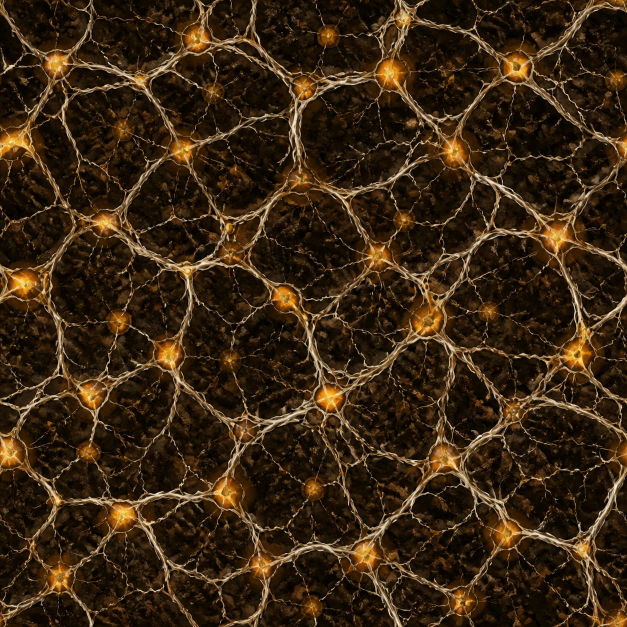
#> input picture assets/texture-sources/mycelium-network-raw.jpg, 1254 x 1254 px (shown at 1/2 size)
$ python build_mycelium_network.py
#> lines starting #> are read from the running program, lines starting #| are printed output that depends on the picture
### tools/theme_writer.py
"""Reusable writer for N64FlashcartMenu V1 theme PNG packages."""

from __future__ import annotations

import math
import struct
import zlib
from collections import namedtuple
from pathlib import Path
from typing import Iterable

from PIL import Image


WIDTH = 64
# Regions retain byte-sized origins.  A 32px texture can therefore start as
# late as row 255 and extend through row 286.
MAX_HEIGHT = 287
MAX_STATIC_WIDTH = 640
MAX_STATIC_HEIGHT = 480
NAME = 1
FAMILY = 2
COLORS = 3
BACKGROUND = 4
REGIONS = 5
TAB_GEOMETRY = 6
INTERNAL_BORDER = 7
TEXTURE_ANIMATION = 8
PARAMETER_ANIMATION = 9
TEXTURE_ORIGIN = 10

# Animation flag bits shared by Type 8 texture animation and Type 9 parameter
# animation. Combining PING_PONG | INTERPOLATE is valid; LOOP and PING_PONG
# are mutually exclusive playback modes.
ANIMATION_LOOP = 0
ANIMATION_PING_PONG = 1 << 0
ANIMATION_ONCE = 1 << 1
ANIMATION_REVERSED = 1 << 2
ANIMATION_INTERPOLATE = 1 << 3

# Rotation is expressed in radians per 60 Hz tick. Large fullscreen repeating
# fields can cause discomfort well below the format's technical ±0.25 limit,
# so authored themes use this conservative ceiling unless a future validator
# grants an explicit, reviewed exception.
COMFORTABLE_ROTATION_LIMIT = 0.001

COLOR_NAMES = (
    "background panel border text muted_text accent highlight tab_inactive "
    "tab_active shadow success warning gradient_tl gradient_tr gradient_bl gradient_br"
).split()
Palette = namedtuple("Palette", COLOR_NAMES)
ParameterFrame = namedtuple("ParameterFrame", (
    "background panel border text muted_text accent highlight tab_inactive "
    "tab_active shadow success warning gradient_tl gradient_tr gradient_bl gradient_br "
    "gradient_speed gradient_warp layer0_scale layer1_scale layer0_dx layer0_dy "
    "layer1_dx layer1_dy rotation layer0_alpha layer1_alpha layer0_texture layer1_texture"
), defaults=(None,) * 29)
Rectangle = namedtuple("Rectangle", "x y width height", defaults=(0, 0, 0, 0))
Animation = namedtuple("Animation", "frame_ticks flags columns", defaults=(0, 0, 1))
ParameterAnimation = namedtuple("ParameterAnimation", "frames animation")
PackedArtwork = namedtuple("PackedArtwork", "image rectangles")
TextureRegions = namedtuple("TextureRegions", "layer0 layer1 border",
                            defaults=(Rectangle(), Rectangle(), Rectangle()))
DualTextureBackground = namedtuple("DualTextureBackground", (
    "layer0_scale layer1_scale layer0_dx layer0_dy layer1_dx layer1_dy "
    "rotation layer0_alpha layer1_alpha"))


def _uint(value: int, bits: int, label: str) -> int:
    value = int(value)
    if not 0 <= value < 1 << bits:
        raise ValueError(f"{label} must be 0..{(1 << bits) - 1}")
    return value


def _finite(value: float, label: str) -> float:
    value = float(value)
    if not math.isfinite(value):
        raise ValueError(f"{label} must be finite")
    return value


def rgba(hex_rgb: str, alpha: int = 255) -> tuple[int, int, int, int]:
    """Create an RGBA tuple from a six-digit hexadecimal RGB string."""
    if len(hex_rgb) != 6:
        raise ValueError("RGB colors must contain exactly six hexadecimal digits")
    try:
        rgb = bytes.fromhex(hex_rgb)
    except ValueError as error:
        raise ValueError("RGB colors must contain hexadecimal digits") from error
    return (*rgb, _uint(alpha, 8, "alpha"))


# [56 lines left out: functions lerp_rgba, close_seams, quantize_fixed_palette, not called in this run]


def palette(*colors) -> Palette:
    """Build the required sixteen-color palette from RGBA tuples or hex strings."""
    if len(colors) != len(COLOR_NAMES):
        raise ValueError("a theme palette must contain sixteen colors")
    normalized = []
    for color in colors:
        if isinstance(color, str):
            color = rgba(color)
        elif len(color) == 2 and isinstance(color[0], str):
            color = rgba(*color)
        if len(color) != 4:
            raise ValueError("palette colors must be RGBA tuples")
        normalized.append(tuple(_uint(channel, 8, "color channel") for channel in color))
    return Palette(*normalized)


def colors_record(colors: Palette) -> tuple[int, bytes]:
    """Encode a sixteen-color theme palette."""
    return COLORS, b"".join(bytes(color) for color in colors)


# [5 lines left out: function decode_palette, not called in this run]


def text_record(kind: int, value: str) -> tuple[int, bytes]:
    """Encode a theme name or family."""
    if kind not in (NAME, FAMILY):
        raise ValueError("text records are only valid for name and family")
    encoded = value.encode("ascii")
    if not 1 <= len(encoded) <= 63 or b"\0" in encoded:
        raise ValueError("theme text must be 1..63 non-NUL ASCII bytes")
    return kind, encoded


# [6 lines left out: function gradient_background, not called in this run]


def static_image_background() -> tuple[int, bytes]:
    """Use the complete artwork image as a non-repeating static background."""
    return BACKGROUND, bytes((5,))


def dual_texture_background(layer0_scale: float, layer1_scale: float,
                            layer0_dx: float, layer0_dy: float,
                            layer1_dx: float, layer1_dy: float,
                            rotation: float = 0, layer0_alpha: int = 255,
                            layer1_alpha: int = 255) -> tuple[int, bytes]:
    """Encode a dual-layer UV background without exposing binary packing."""
    values = tuple(_finite(value, "texture parameter") for value in (
        layer0_scale, layer1_scale, layer0_dx, layer0_dy,
        layer1_dx, layer1_dy, rotation))
    if not all(0.015625 <= scale <= 16 for scale in values[:2]):
        raise ValueError("texture scales must be 0.015625..16")
    if not all(-4 <= velocity <= 4 for velocity in values[2:6]):
        raise ValueError("texture velocities must be -4..4")
    if not -0.25 <= values[6] <= 0.25:
        raise ValueError("texture rotation must be -0.25..0.25")
    return (BACKGROUND, bytes((1,)) + struct.pack("<7f", *values)
            + bytes((_uint(layer0_alpha, 8, "layer 0 alpha"),
                     _uint(layer1_alpha, 8, "layer 1 alpha"))))


# [13 lines left out: functions decode_dual_texture_background, texture_origin, not called in this run]


def internal_border(style: int) -> tuple[int, bytes]:
    """Select one of the built-in border styles."""
    return INTERNAL_BORDER, bytes((_uint(style, 8, "border style"),))


# [7 lines left out: function texture_animations, not called in this run]


def regions_record(regions: TextureRegions, y_offset: int = 0) -> tuple[int, bytes]:
    """Encode atlas rectangles, applying the final PNG artwork-row offset."""
    packed = bytearray()
    for rectangle in regions:
        values = (rectangle.x, rectangle.y + y_offset if rectangle.height else 0,
                  rectangle.width, rectangle.height)
        packed.extend(_uint(value, 8, "region coordinate") for value in values)
    return REGIONS, bytes(packed)


def tlv(kind: int, value: bytes) -> bytes:
    return bytes((_uint(kind, 8, "record type"),)) + struct.pack(
        "<H", _uint(len(value), 16, "record length")) + value


def _pack_animation_for_frames(animation: Animation, frame_count: int) -> bytes:
    frame_count = _uint(frame_count, 8, "frame count")
    if frame_count == 0:
        return b"\0" * 5
    columns = _uint(animation.columns, 8, "animation columns")
    frame_ticks = _uint(animation.frame_ticks, 16, "animation frame ticks")
    flags = _uint(animation.flags, 8, "animation flags")
    if flags & 0xF0 or flags & 0x03 == 0x03:
        raise ValueError("animation flags contain an unsupported playback mode")
    if frame_count == 1:
        if columns not in (0, 1) or frame_ticks or flags:
            raise ValueError("single-frame animations cannot have playback settings")
        return b"\1\0\0\0\0"
    if not columns or not frame_ticks:
        raise ValueError("multi-frame animations need columns and nonzero frame ticks")
    return struct.pack("<BBHB", frame_count, columns, frame_ticks, flags)


# [78 lines left out: functions read_metadata, record_value, replace_record, decode_regions, not called in this run]


def pack_artwork(images: Iterable[Image.Image], start_y: int = 0) -> PackedArtwork:
    """Shelf-pack images into a 64-pixel-wide transparent RGBA atlas."""
    sources = [image.convert("RGBA") for image in images]
    positions = []
    x, y, row_height = 0, start_y, 0
    for image in sources:
        if image.width > WIDTH or image.height > 255:
            raise ValueError("artwork exceeds theme PNG limits")
        if x and x + image.width > WIDTH:
            x, y, row_height = 0, y + row_height, 0
        positions.append(Rectangle(x, y, image.width, image.height))
        x += image.width
        row_height = max(row_height, image.height)
    height = y + row_height
    if height >= MAX_HEIGHT:
        raise ValueError(f"packed artwork exceeds {MAX_HEIGHT - 1} rows")
    atlas = Image.new("RGBA", (WIDTH, max(height, start_y)), (0, 0, 0, 0))
    for image, rectangle in zip(sources, positions):
        atlas.alpha_composite(image, (rectangle.x, rectangle.y))
    return PackedArtwork(atlas, tuple(positions))


def pack_after_parameters(parameter_sheet: Image.Image,
                          images: Iterable[Image.Image]) -> PackedArtwork:
    """Put parameter bytes first, then shelf-pack visible artwork below them."""
    packed = pack_artwork(images, parameter_sheet.height)
    packed.image.alpha_composite(parameter_sheet.convert("RGBA"), (0, 0))
    return packed


def _channel_bytes(channel: int, value) -> bytes:
    if channel < 16:
        packed = bytes(value)
        if len(packed) != 4:
            raise ValueError("animated colors must be RGBA tuples")
        return packed
    if channel < 25:
        value = float(value)
        if not math.isfinite(value):
            raise ValueError("animated floats must be finite")
        return struct.pack("<f", value)
    value = int(value)
    if not 0 <= value <= 255:
        raise ValueError("animated byte channels must be 0..255")
    return bytes((value,))


def pack_parameter_animation(spec: ParameterAnimation,
                             metadata_rows: int = 1
                             ) -> tuple[tuple[int, bytes], Image.Image]:
    """Encode a sparse animation and its opaque RGB parameter sheet."""
    frames = tuple(spec.frames)
    if not frames:
        raise ValueError("parameter animation needs at least one frame")
    _uint(len(frames), 8, "parameter frame count")
    _uint(metadata_rows, 8, "metadata rows")
    present = [set(i for i, value in enumerate(frame) if value is not None) for frame in frames]
    if any(channels != present[0] for channels in present[1:]):
        raise ValueError("every parameter frame must specify the same channels")
    channels = sorted(present[0])
    if not channels:
        raise ValueError("parameter animation mask cannot be empty")
    mask = sum(1 << channel for channel in channels)
    payloads = [b"".join(_channel_bytes(channel, frame[channel]) for channel in channels)
                for frame in frames]
    frame_width = (len(payloads[0]) + 2) // 3
    requested_columns = _uint(spec.animation.columns, 8, "animation columns")
    columns = min(requested_columns, WIDTH // frame_width, len(frames))
    if columns <= 0:
        raise ValueError("parameter frames do not fit the theme width")
    rows = (len(frames) + columns - 1) // columns
    sheet = Image.new("RGBA", (WIDTH, rows), (0, 0, 0, 0))
    pixels = sheet.load()
    for index, payload in enumerate(payloads):
        padded = payload.ljust(frame_width * 3, b"\0")
        origin_x = index % columns * frame_width
        origin_y = index // columns
        for x in range(frame_width):
            pixels[origin_x + x, origin_y] = (*padded[x * 3:x * 3 + 3], 255)
    animation = _pack_animation_for_frames(spec.animation._replace(columns=columns), len(frames))
    record = struct.pack("<I", mask) + bytes((0, metadata_rows, frame_width, 1)) + animation
    return (PARAMETER_ANIMATION, record), sheet


def write_theme(output: Path, records: Iterable[tuple[int, bytes]], artwork: Image.Image,
                metadata_rows: int = 1) -> None:
    records = tuple(records)
    metadata_rows = _uint(metadata_rows, 8, "metadata rows")
    if not 1 <= metadata_rows <= 4:
        raise ValueError("metadata rows must be 1..4")
    body = b"".join(tlv(kind, value) for kind, value in records) + b"\0\0\0"
    header = b"N64T" + bytes((1, metadata_rows))
    header += struct.pack("<HII", 16 + len(body), 0, zlib.crc32(body)) + body
    capacity = metadata_rows * WIDTH * 3
    if len(header) > capacity:
        raise ValueError("theme metadata exceeds its declared rows")
    header = header.ljust(capacity, b"\0")
    rgba = artwork.convert("RGBA")
    static = any(kind == BACKGROUND and value == bytes((5,)) for kind, value in records)
    max_width = MAX_STATIC_WIDTH if static else WIDTH
    max_height = MAX_STATIC_HEIGHT if static else MAX_HEIGHT - metadata_rows
    if rgba.width < WIDTH or rgba.width > max_width or (not static and rgba.width != WIDTH):
        raise ValueError(f"theme artwork width must be {WIDTH}" + (f"..{max_width}" if static else ""))
    if rgba.height < 1 or rgba.height > max_height:
        raise ValueError(f"theme artwork height must be 1..{max_height}")
    canvas = Image.new("RGBA", (rgba.width, metadata_rows + rgba.height), (0, 0, 0, 0))
    canvas.alpha_composite(rgba, (0, metadata_rows))
    pixels = canvas.load()
    for y in range(metadata_rows):
        for x in range(WIDTH):
            offset = (y * WIDTH + x) * 3
            pixels[x, y] = (*header[offset:offset + 3], 255)
    output.parent.mkdir(parents=True, exist_ok=True)
    canvas.save(output, optimize=True)

### tools/build_mycelium_network.py
#!/usr/bin/env python3
"""Build the animated Mycelium Network theme."""

from __future__ import annotations

import math
from pathlib import Path

from PIL import Image, ImageEnhance, ImageFilter, ImageOps

from theme_writer import (
    Animation, FAMILY, NAME, ParameterAnimation, ParameterFrame, TextureRegions,
    colors_record, dual_texture_background, internal_border, pack_after_parameters,
    pack_parameter_animation, palette, regions_record, text_record, write_theme,
)


ROOT = Path(__file__).resolve().parents[1]
SOURCE = ROOT / "assets" / "texture-sources" / "mycelium-network-raw.jpg"
OUTPUT = ROOT / "assets" / "themes" / "mycelium-network.png"
ROWS = 2
SIZE = 64


COLORS = palette(
    "100b06", ("21170d", 222), "c48b3d", "fff2d2",
    "c8ad82", "d89b3d", "f6cf78", "2d2115",
    "755020", "050302", "77c894", "e6a44c",
    "160e07", "3a2714", "755026", "c79342",
)

# Fixed opaque RGBA5551-friendly colors. Supplying no more than sixteen exact
# colors makes the writer/parser's shared CI4 palette deterministic.
CI_COLORS = (
    (8, 0, 0), (16, 8, 0), (24, 16, 8), (32, 24, 8),
    (49, 32, 8), (66, 41, 8), (82, 49, 8), (99, 66, 16),
    (123, 82, 24), (148, 99, 32), (173, 123, 49), (197, 148, 74),
    (214, 173, 99), (230, 197, 132), (247, 222, 173), (255, 247, 214),
)


def close_seams(image: Image.Image) -> Image.Image:
    image = image.copy()
    pixels = image.load()
    for y in range(SIZE):
        value = tuple((pixels[0, y][c] + pixels[SIZE - 1, y][c]) // 2 for c in range(3))
        pixels[0, y] = pixels[SIZE - 1, y] = value
    for x in range(SIZE):
        value = tuple((pixels[x, 0][c] + pixels[x, SIZE - 1][c]) // 2 for c in range(3))
        pixels[x, 0] = pixels[x, SIZE - 1] = value
    return image


def ci4_texture(source: Image.Image) -> Image.Image:
    source = ImageOps.fit(source.convert("RGB"), (SIZE, SIZE), method=Image.Resampling.LANCZOS)
    source = ImageEnhance.Contrast(source).enhance(1.24)
    source = ImageEnhance.Color(source).enhance(0.88)
    source = source.filter(ImageFilter.UnsharpMask(1.0, 135, 2))
    source = close_seams(source)
    output = Image.new("RGBA", (SIZE, SIZE))
    src, dst = source.load(), output.load()
    for y in range(SIZE):
        for x in range(SIZE):
            r, g, b = src[x, y]
            # Warm perceived luminance retains cream threads and amber knots.
            level = (2 * r + 2 * g + b) // 5
            index = min(15, max(0, round((level / 255) ** 0.82 * 15)))
            dst[x, y] = (*CI_COLORS[index], 255)
    return output


def parameter_frames() -> list[ParameterFrame]:
    frames = []
    for index in range(8):
        phase = index * math.tau / 8
        # The overlay's changing vector drifts its bright knots across the
        # nearly stationary base. Alpha crests a quarter-cycle later.
        frames.append(ParameterFrame(
            layer1_dx=0.0007 + 0.0008 * math.cos(phase),
            layer1_dy=0.0004 + 0.0008 * math.sin(phase),
            layer1_alpha=34 + round(78 * (0.5 + 0.5 * math.sin(phase - 0.8))),
        ))
    return frames


def build() -> Path:
    texture = ci4_texture(Image.open(SOURCE))
#> in ci4_texture, `source = ImageOps.fit(source.convert("RGB"), (SIZE, SIZE), method=Imag..`:
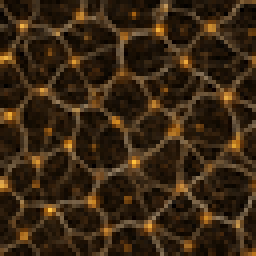
#> source: PIL image 64x64 RGB (shown 4 times larger); mean R, G, B 57.4, 39, 18.8
#> in ci4_texture, `source = ImageEnhance.Contrast(source).enhance(1.24)`:
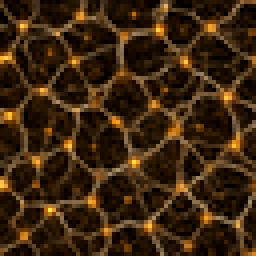
#> source: PIL image 64x64 RGB (shown 4 times larger); mean R, G, B 60.5, 37.9, 14.8
#> in ci4_texture, `source = source.filter(ImageFilter.UnsharpMask(1.0, 135, 2))`:
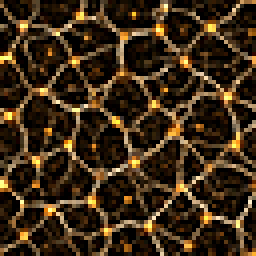
#> source: PIL image 64x64 RGB (shown 4 times larger); mean R, G, B 61.4, 43.5, 23
#> the loop in close_seams, `for y in range(SIZE):` made 64 passes
#> value on passes 1 to 8: (144, 100, 45), (79, 59, 36), (7, 5, 2), (7, 2, 0), (0, 0, 0), (20, 13, 2), (78, 66, 45), (105, 69, 27)
#> the loop in close_seams, `for x in range(SIZE):` made 64 passes
#> value on passes 1 to 8: (166, 114, 41), (0, 0, 0), (17, 4, 0), (17, 6, 0), (0, 0, 0), (61, 37, 8), (28, 14, 3), (21, 9, 0)
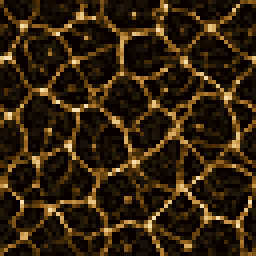
#> texture: PIL image 64x64 RGBA (shown 4 times larger); mean R, G, B, A 50.9, 33.8, 12.8, 255
    parameter_record, parameter_sheet = pack_parameter_animation(
        ParameterAnimation(parameter_frames(), Animation(54, 8, 4)), ROWS
    )
    packed = pack_after_parameters(parameter_sheet, (texture,))
#> after the loop in pack_artwork, `for image, rectangle in zip(sources, positions):`:
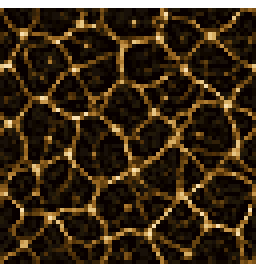
#> atlas: PIL image 64x66 RGBA (shown 4 times larger); mean R, G, B, A 49.4, 32.8, 12.4, 247.3; transparent parts drawn white
    shared = packed.rectangles[0]
#> shared = (0, 2, 64, 64)
    records = [
        text_record(NAME, "Mycelium Network"),
        text_record(FAMILY, "Materials"),
        colors_record(COLORS),
        dual_texture_background(0.92, 0.92, 0.0008, -0.0004,
                                0.0007, 0.0004, 0, 255, 66),
        regions_record(TextureRegions(shared, shared), ROWS),
        internal_border(5),
        parameter_record,
    ]
    write_theme(OUTPUT, records, packed.image, ROWS)
#> in write_theme, `records = tuple(records)`: records = 7 items
#> in write_theme, `static = any(kind == BACKGROUND and value == bytes((5,)) for kind, val..`: static = False
#> in write_theme, `max_width = MAX_STATIC_WIDTH if static else WIDTH`: max_width = 64
#> in write_theme, `max_height = MAX_STATIC_HEIGHT if static else MAX_HEIGHT - metadata_rows`: max_height = 285
#> in write_theme, `canvas.alpha_composite(rgba, (0, metadata_rows))`:
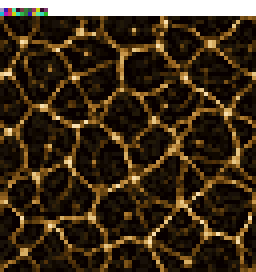
#> canvas: PIL image 64x68 RGBA (shown 4 times larger); mean R, G, B, A 48.5, 32.5, 12.7, 241.4; transparent parts drawn white
#> in write_theme, `canvas.save(output, optimize=True)`:
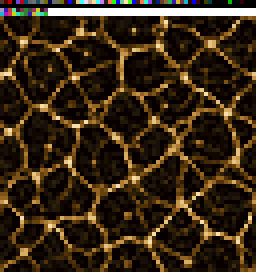
#> saved as mycelium-network.png: PIL image 64x68 RGBA (shown 4 times larger); mean R, G, B, A 49.7, 33.7, 13.9, 248.9; transparent parts drawn white
    return OUTPUT


if __name__ == "__main__":
    output = build()
    print(f"wrote {output.relative_to(ROOT)}")

$ run again, with assets/texture-sources/arcade-carpet-raw.jpg copied over assets/texture-sources/mycelium-network-raw.jpg
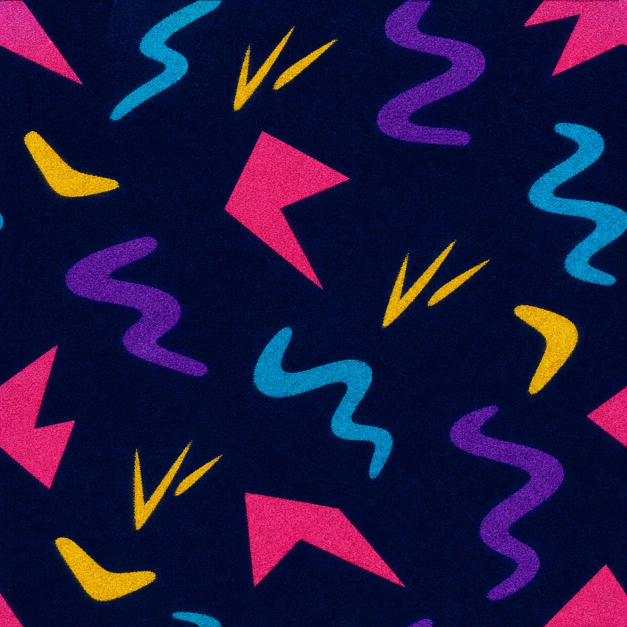
#> input picture assets/texture-sources/arcade-carpet-raw.jpg, 1254 x 1254 px (shown at 1/2 size)
#> the loop in close_seams, `for y in range(SIZE):` made 64 passes
#> value on passes 1 to 8: (232, 58, 159), (241, 54, 156), (243, 53, 148), (255, 59, 166), (197, 34, 118), (0, 0, 12), (0, 1, 34), (0, 4, 46)
#> the loop in close_seams, `for x in range(SIZE):` made 64 passes
#> value on passes 1 to 8: (239, 52, 147), (255, 57, 165), (73, 18, 80), (0, 0, 16), (0, 1, 35), (0, 2, 45), (0, 3, 45), (0, 4, 44)
#> output: PIL image 64x64 RGBA; every value is 0
#> after the loop in pack_artwork, `for image, rectangle in zip(sources, positions):`:
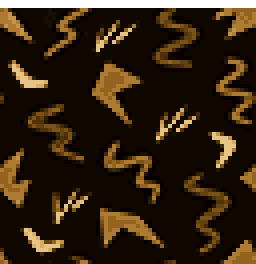
#> atlas: PIL image 64x66 RGBA (shown 4 times larger); mean R, G, B, A 42.9, 27.9, 9.2, 247.3; transparent parts drawn white
#> shared = (0, 2, 64, 64)
#> records = 7 items
#> static = False
#> max_width = 64
#> max_height = 285
#> in write_theme, `canvas.save(output, optimize=True)`:
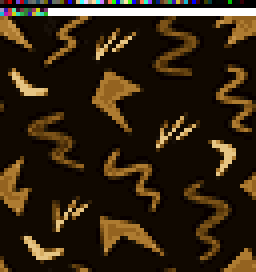
#> saved as mycelium-network.png: PIL image 64x68 RGBA (shown 4 times larger); mean R, G, B, A 43.4, 29, 10.8, 248.9; transparent parts drawn white
